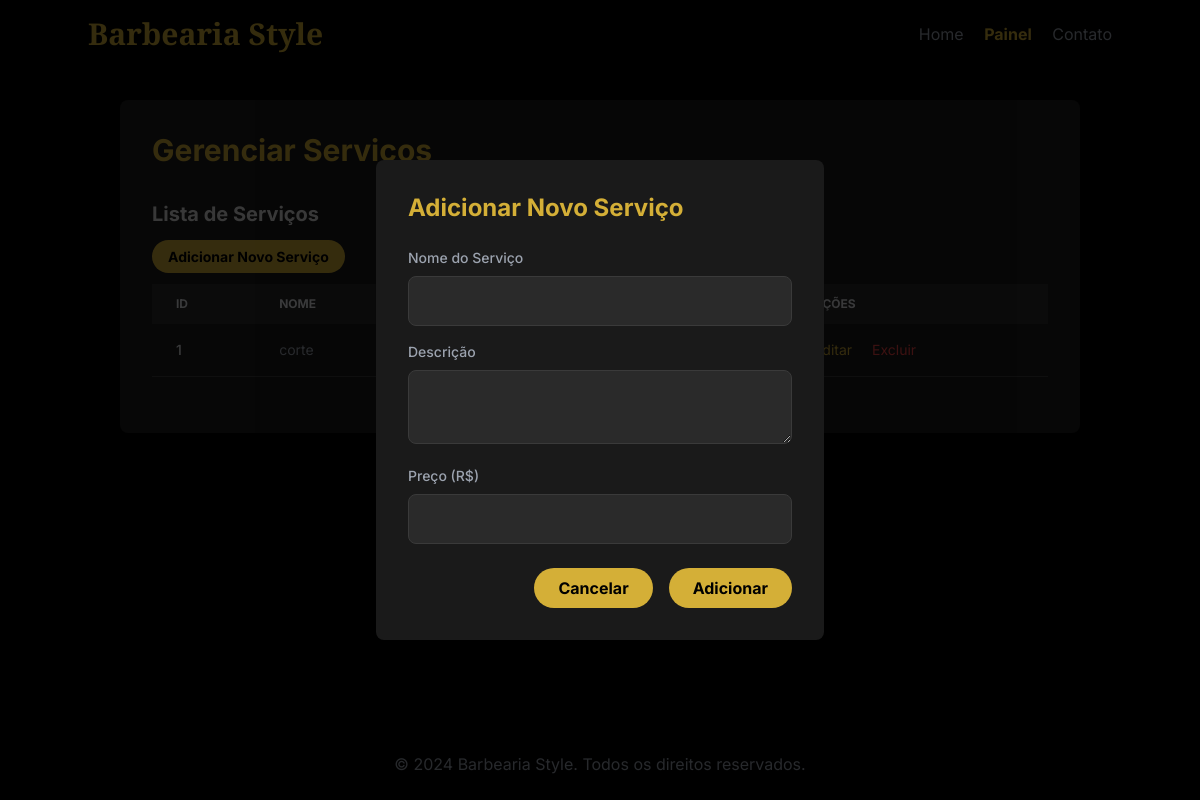
The page /servicos?adicionar_servico=True on the database as committed earlier.
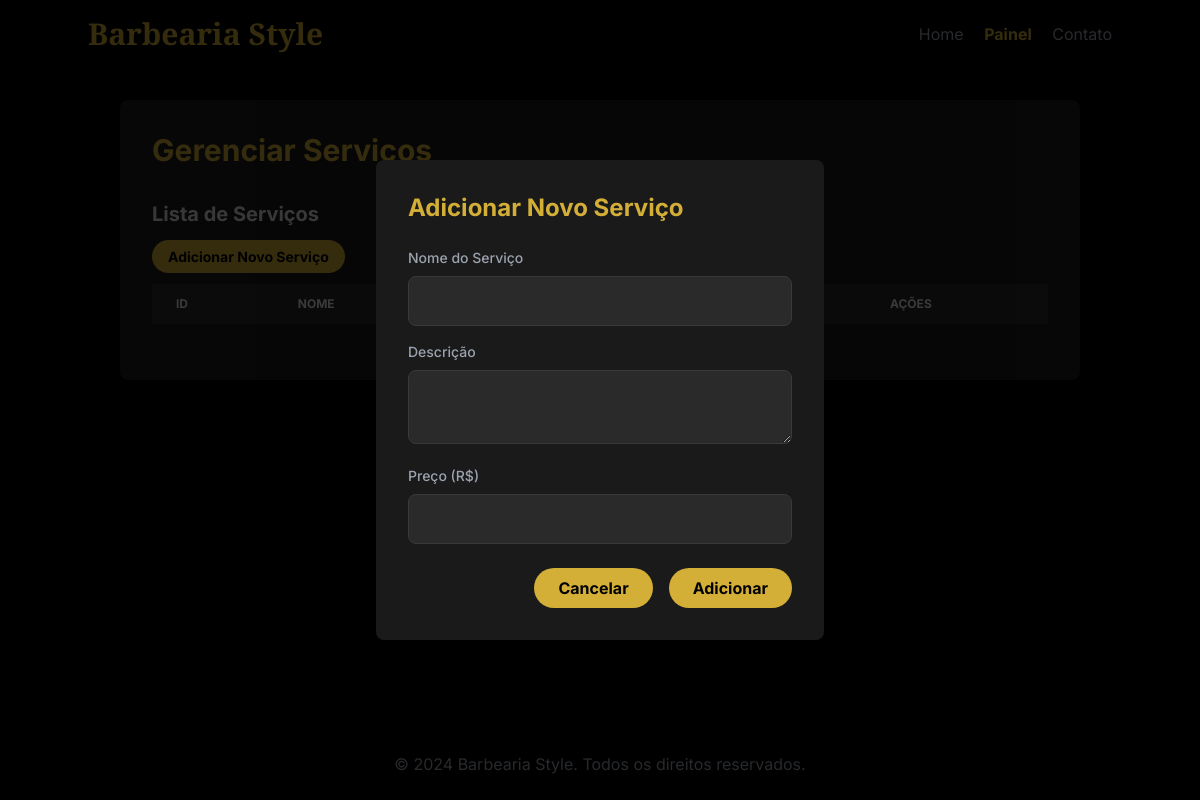
The same page on the database as committed later.
### tables this page shows
CREATE TABLE servicos (
            id INTEGER PRIMARY KEY AUTOINCREMENT,
            nome TEXT NOT NULL,
            descricao TEXT,
            preco REAL
        );

### app.py (the view, shortened to what this page needs)
@app.route('/servicos', methods=['GET', 'POST'])
def gerenciar_servicos():
    conn = get_db_connection()
    servico_editar = None
    if 'editar_id' in request.args:
        servico_editar = conn.execute('SELECT * FROM servicos WHERE id = ?',
                                      (request.args.get('editar_id'),)).fetchone()
    servicos = conn.execute('SELECT * FROM servicos').fetchall()
    conn.close()
    return render_template('gerenciar_servicos.html', servicos=servicos, servico_editar=servico_editar)

### app.py (called while the page is built)
def get_db_connection():
    conn = sqlite3.connect('database.db')
    conn.row_factory = sqlite3.Row
    return conn

### templates/gerenciar_servicos.html (shortened to what the changed rows need)
<!DOCTYPE html>
<html lang="pt-BR">
<head>
    <script src="https://cdn.tailwindcss.com"></script>
</head>
<body class="antialiased flex flex-col min-h-screen">
    <header class="p-4 bg-black shadow-md">
        <nav class="container mx-auto flex justify-between items-center">
            <h1 class="text-3xl font-bold text-primary cinzel-font">Barbearia Style</h1>
        </nav>
    </header>
    <main class="flex-grow p-8 container mx-auto">
        <div class="bg-card p-8 rounded-lg shadow-2xl">
            <h2 class="text-3xl font-bold text-primary mb-8">Gerenciar Serviços</h2>
            <div class="mb-6">
                <div class="overflow-x-auto mt-4">
                    <table class="w-full text-sm text-left text-gray-400">
                        <thead class="text-xs text-gray-200 uppercase bg-[#2a2a2a]">
                            <tr>
                                <th scope="col" class="py-3 px-6">ID</th>
                                <th scope="col" class="py-3 px-6">Nome</th>
                                <th scope="col" class="py-3 px-6">Descrição</th>
                                <th scope="col" class="py-3 px-6">Preço</th>
                                <th scope="col" class="py-3 px-6">Ações</th>
                            </tr>
                        </thead>
                        <tbody>
                            {% for servico in servicos %}
                            <tr class="bg-card border-b border-[#3a3a3a]">
                                <td class="py-4 px-6 font-medium text-gray-200">{{ servico['id'] }}</td>
                                <td class="py-4 px-6">{{ servico['nome'] }}</td>
                                <td class="py-4 px-6">{{ servico['descricao'] }}</td>
                                <td class="py-4 px-6">R$ {{ "%.2f"|format(servico['preco']) }}</td>
                                <td class="py-4 px-6">
                                    <a href="{{ url_for('gerenciar_servicos', editar_id=servico['id']) }}" class="text-primary hover:underline mr-4">Editar</a>
                                    <a href="{{ url_for('gerenciar_servicos', excluir_servico=servico['id']) }}" class="text-red-500 hover:underline">Excluir</a>
                                </td>
                            </tr>
                            {% endfor %}
                        </tbody>
                    </table>
                </div>
            </div>
        </div>
    </main>
</body>
</html>

Rows that differ between the two databases and show on the page:
removed servicos: id "1", nome "corte"
